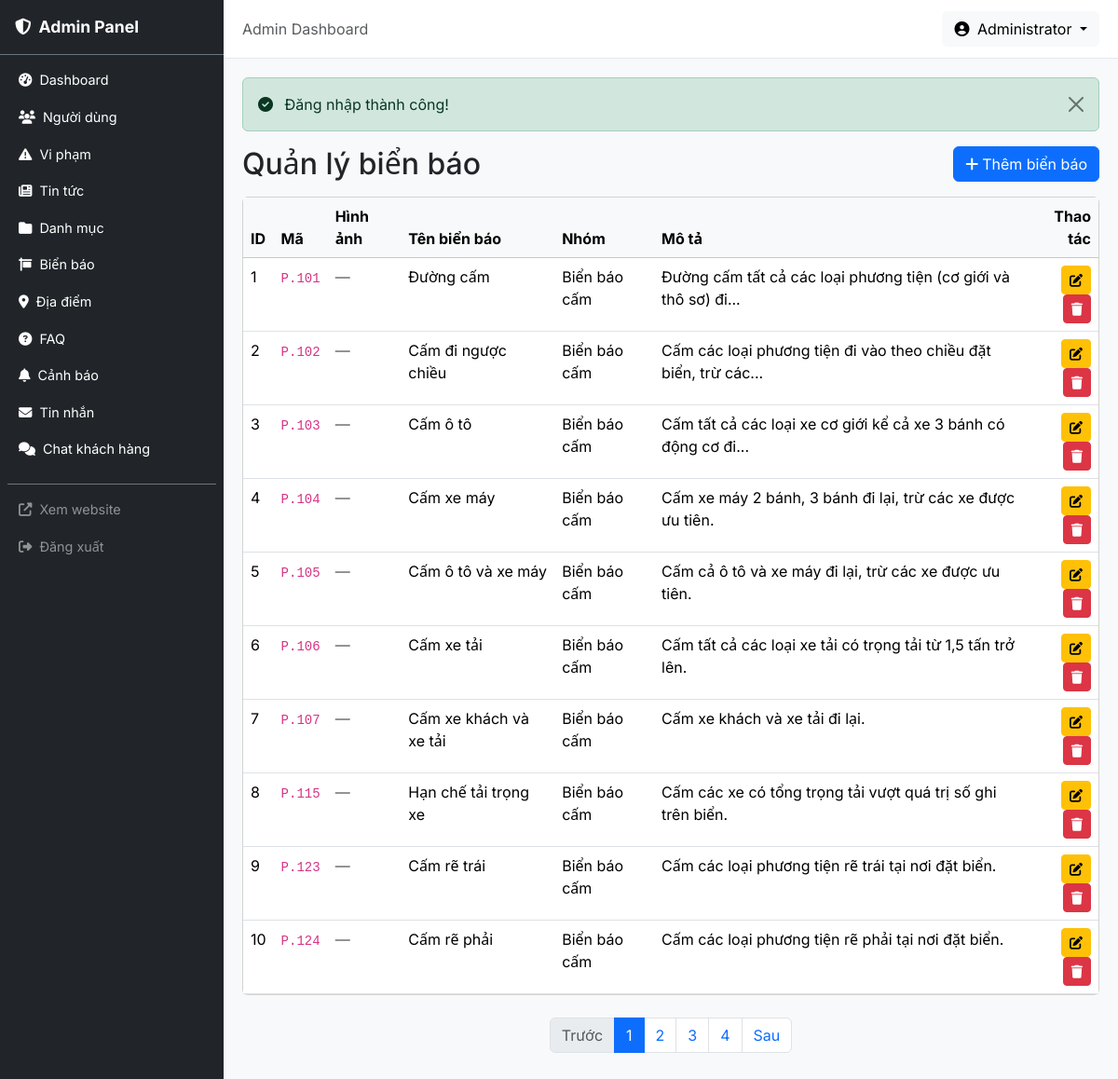
The page /admin/signs (signed in) on the database its author committed.
### tables this page shows
CREATE TABLE traffic_signs (
    id INT AUTO_INCREMENT PRIMARY KEY,
    sign_code VARCHAR(20) NOT NULL COMMENT 'P.101, W.201...',
    name VARCHAR(255) NOT NULL,
    group_id INT NULL,
    image VARCHAR(255) NULL,
    description TEXT NULL,
    created_at DATETIME NOT NULL DEFAULT CURRENT_TIMESTAMP,
    updated_at DATETIME NULL ON UPDATE CURRENT_TIMESTAMP,
    FOREIGN KEY (group_id) REFERENCES traffic_sign_groups(id) ON DELETE SET NULL,
    INDEX idx_code (sign_code),
    INDEX idx_group (group_id)
);

CREATE TABLE traffic_sign_groups (
    id INT AUTO_INCREMENT PRIMARY KEY,
    name VARCHAR(100) NOT NULL,
    sign_prefix VARCHAR(10) NOT NULL COMMENT 'P, W, R, S',
    sort_order INT NOT NULL DEFAULT 0
);

### app/core/Controller.php (called while the page is built, shortened)
<?php
class Controller
{
    protected function view(string $view, array $data = [], string $layout = 'client'): void
    {
        extract($data);
        $viewPath = __DIR__ . '/../views/' . $view . '.php';
        require $viewPath;
    }
}

### app/controllers/admin/SignController.php (called while the page is built, shortened)
<?php
class SignController extends Controller
{
    public function index(): void
    {
        $model = new TrafficSign();
        $page = (int)($this->input('page', 1));
        $items = $model->getWithGroup();
        $total = count($items);
        $perPage = 10;
        $totalPages = max(1, (int) ceil($total / $perPage));
        $page = max(1, min($page, $totalPages));
        $offset = ($page - 1) * $perPage;
        $pagedItems = array_slice($items, $offset, $perPage);
        $data = [
            'title'       => 'Quản lý biển báo',
            'items'       => $pagedItems,
            'total'       => $total,
            'page'        => $page,
            'per_page'    => $perPage,
            'total_pages' => $totalPages,
            'has_next'    => $page < $totalPages,
            'has_prev'    => $page > 1,
            'baseUrl'     => '/admin/signs',
        ];
        $this->view('admin/signs/index', $data, 'admin');
    }
}

### public/index.php (called while the page is built, shortened)
<?php
spl_autoload_register(function (string $class): void {
    $prefix = 'App\\';
    $baseDir = __DIR__ . '/../app/';
    $relativeClass = substr($class, strlen($prefix));
    $parts = explode('\\', $relativeClass);
    $parts[0] = strtolower($parts[0]);
    if (count($parts) > 1 && $parts[0] === 'controllers') {
        $parts[1] = strtolower($parts[1]);
    }
    $file = $baseDir . implode('/', $parts) . '.php';
});
$router = new App\Core\Router();
$uri = $_SERVER['REQUEST_URI'] ?? '/';
$method = $_SERVER['REQUEST_METHOD'] ?? 'GET';
$router->dispatch($uri, $method);

### app/core/Database.php (called while the page is built, shortened)
<?php
class Database
{
    private static ?Database $instance = null;
    private \PDO $pdo;
    private function __construct()
    {
        $config = require __DIR__ . '/../../config/config.php';
        $dsn = sprintf(
            'mysql:host=%s;dbname=%s;charset=%s',
            $config['db_host'],
            $config['db_name'],
            $config['db_charset']
        );
        $this->pdo = new \PDO($dsn, $config['db_user'], $config['db_pass'], [
            \PDO::ATTR_ERRMODE            => \PDO::ERRMODE_EXCEPTION,
            \PDO::ATTR_DEFAULT_FETCH_MODE => \PDO::FETCH_ASSOC,
            \PDO::ATTR_EMULATE_PREPARES   => false,
        ]);
    }
    public static function getInstance(): self
    {
        if (self::$instance === null) {
            self::$instance = new self();
        }
        return self::$instance;
    }
    public function getConnection(): \PDO
    {
        return $this->pdo;
    }
}

### app/core/Model.php (called while the page is built, shortened)
<?php
class Model
{
    public function __construct()
    {
        $this->db = Database::getInstance()->getConnection();
    }
}

### app/models/TrafficSign.php (called while the page is built, shortened)
<?php
class TrafficSign extends Model
{
    public function getWithGroup(): array
    {
        $sql = "SELECT s.*, g.name as group_name, g.sign_prefix
                FROM traffic_signs s
                LEFT JOIN traffic_sign_groups g ON s.group_id = g.id
                ORDER BY g.sort_order, s.sign_code";
        return $this->db->query($sql)->fetchAll();
    }
}

### app/core/Helper.php (called while the page is built, shortened)
<?php
class Helper
{
    public static function truncate(string $text, int $length = 100): string
    {
        if (mb_strlen($text) <= $length) {
            return $text;
        }
        return mb_substr($text, 0, $length) . '...';
    }
}

### app/views/admin/signs/index.php (the view, shortened to what this page needs)
<?php
require __DIR__ . '/../../partials/alerts.php';
?>
<div class="d-flex justify-content-between align-items-center mb-3">
    <h2 class="mb-0">Quản lý biển báo</h2>
    <a href="/admin/signs/create" class="btn btn-primary"><i class="fas fa-plus me-1"></i>Thêm biển báo</a>
</div>
<div class="card">
    <div class="card-body p-0">
        <table class="table table-hover mb-0">
            <thead class="table-light">
                <tr>
                    <th>ID</th>
                    <th>Mã</th>
                    <th>Hình ảnh</th>
                    <th>Tên biển báo</th>
                    <th>Nhóm</th>
                    <th>Mô tả</th>
                    <th class="text-end">Thao tác</th>
                </tr>
            </thead>
            <tbody>
                <?php if (empty($items)): ?>
                    <tr><td colspan="7" class="text-center text-muted py-3">Chưa có biển báo nào.</td></tr>
                <?php else:
                    foreach ($items as $sign): ?>
                <tr>
                    <td><?= $sign['id'] ?></td>
                    <td><code><?= htmlspecialchars($sign['sign_code'], ENT_QUOTES, 'UTF-8') ?></code></td>
                    <td>
                        <?php if (!empty($sign['image'])): ?>
                            <!-- Hiển thị ảnh biển báo đã upload:
                                 max-height:50px: giới hạn chiều cao 50px; rounded: bo góc -->
                            <img src="/<?= htmlspecialchars($sign['image'], ENT_QUOTES, 'UTF-8') ?>" alt="" style="max-height:50px" class="rounded">
                        <?php else: ?>
                            <span class="text-muted">—</span>
                        <?php endif; ?>
                    </td>
                    <td><?= htmlspecialchars($sign['name'], ENT_QUOTES, 'UTF-8') ?></td>
                    <td><?= htmlspecialchars($sign['group_name'] ?? '—', ENT_QUOTES, 'UTF-8') ?></td>
                    <td><?= htmlspecialchars(\App\Core\Helper::truncate($sign['description'] ?? '', 60), ENT_QUOTES, 'UTF-8') ?></td>
                    <td class="text-end">
                        <a href="/admin/signs/<?= $sign['id'] ?>/edit" class="btn btn-sm btn-warning" title="Sửa"><i class="fas fa-edit"></i></a>
                        <form method="POST" action="/admin/signs/<?= $sign['id'] ?>/delete" class="delete-form d-inline">
                            <button type="submit" class="btn btn-sm btn-danger" title="Xóa"><i class="fas fa-trash"></i></button>
                        </form>
                    </td>
                </tr>
                <?php endforeach; endif; ?>
            </tbody>
        </table>
    </div>
</div>
<?php
$pagination = $data; require __DIR__ . '/../../partials/pagination.php';
?>

### app/core/Router.php (shortened to what this page needs)
<?php
class Router
{
    private array $routes = [];
    private function addRoute(string $method, string $uri, string $handler): void
    {
        $pattern = preg_replace('/\{([a-zA-Z_]+)\}/', '(?P<$1>[^/]+)', $uri);
        $pattern = '#^' . $pattern . '$#';
        $this->routes[] = [
            'method'  => $method,
            'pattern' => $pattern,
            'handler' => $handler,
        ];
    }
    public function dispatch(string $uri, string $method): void
    {
        $uri = parse_url($uri, PHP_URL_PATH);
        $uri = rtrim($uri, '/') ?: '/';
        foreach ($this->routes as $route) {
            if ($route['method'] !== strtoupper($method)) {
                continue;
            }
            if (preg_match($route['pattern'], $uri, $matches)) {
                $this->params = array_filter($matches, fn($key) => is_string($key), ARRAY_FILTER_USE_KEY);
                [$controllerPath, $action] = explode('@', $route['handler']);
                $controller = new $controllerClass();
                call_user_func_array([$controller, $action], array_values($this->params));
                return;
            }
        }
    }
}

### public/assets/css/admin.css (style rules this page uses)
:root { --sidebar-width: 240px; --primary: #1a56db; --primary-dark: #1e40af; }
body { font-family: 'Inter', 'Segoe UI', Tahoma, Geneva, Verdana, sans-serif; }

### rows shown on the page
traffic_signs: id "1", sign_code "P.101", name "Đường cấm", group.name "Biển báo cấm", description "Đường cấm tất cả các loại phương tiện (cơ giới và thô sơ) đi..."
traffic_signs: id "2", sign_code "P.102", name "Cấm đi ngược chiều", group.name "Biển báo cấm", description "Cấm các loại phương tiện đi vào theo chiều đặt biển, trừ các..."
traffic_signs: id "3", sign_code "P.103", name "Cấm ô tô", group.name "Biển báo cấm", description "Cấm tất cả các loại xe cơ giới kể cả xe 3 bánh có động cơ đi..."
traffic_signs: id "4", sign_code "P.104", name "Cấm xe máy", group.name "Biển báo cấm", description "Cấm xe máy 2 bánh, 3 bánh đi lại, trừ các xe được ưu tiên."
traffic_signs: id "5", sign_code "P.105", name "Cấm ô tô và xe máy", group.name "Biển báo cấm", description "Cấm cả ô tô và xe máy đi lại, trừ các xe được ưu tiên."
traffic_signs: id "6", sign_code "P.106", name "Cấm xe tải", group.name "Biển báo cấm", description "Cấm tất cả các loại xe tải có trọng tải từ 1,5 tấn trở lên."
traffic_signs: id "7", sign_code "P.107", name "Cấm xe khách và xe tải", group.name "Biển báo cấm", description "Cấm xe khách và xe tải đi lại."
traffic_signs: id "8", sign_code "P.115", name "Hạn chế tải trọng xe", group.name "Biển báo cấm", description "Cấm các xe có tổng trọng tải vượt quá trị số ghi trên biển."
traffic_signs: id "9", sign_code "P.123", name "Cấm rẽ trái", group.name "Biển báo cấm", description "Cấm các loại phương tiện rẽ trái tại nơi đặt biển."
traffic_signs: id "10", sign_code "P.124", name "Cấm rẽ phải", group.name "Biển báo cấm", description "Cấm các loại phương tiện rẽ phải tại nơi đặt biển."
